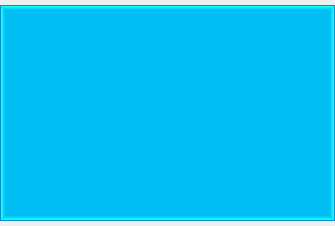
<?xml version="1.0" encoding="UTF-8"?>
<ui version="4.0">
 <class>RfidArea</class>
 <widget class="QWidget" name="RfidArea">
  <property name="geometry">
   <rect>
    <x>0</x>
    <y>0</y>
    <width>335</width>
    <height>226</height>
   </rect>
  </property>
  <property name="windowTitle">
   <string>Form</string>
  </property>
  <property name="styleSheet">
   <string notr="true"/>
  </property>
  <layout class="QVBoxLayout" name="verticalLayout">
   <property name="spacing">
    <number>0</number>
   </property>
   <property name="leftMargin">
    <number>0</number>
   </property>
   <property name="topMargin">
    <number>5</number>
   </property>
   <property name="rightMargin">
    <number>0</number>
   </property>
   <property name="bottomMargin">
    <number>5</number>
   </property>
   <item>
    <widget class="QLabel" name="infoLab">
     <property name="styleSheet">
      <string notr="true">background-color: rgb(0, 189, 244);
border-width:5px;
border-style:solid ;
border-radius:0px;
border-top-color: 
qlineargradient(spread:pad, x1:0, y1:1, x2:0, y2:0, stop:0 rgba(1, 190, 244, 255), stop:0.7 rgba(15, 255, 255, 255), stop:1 rgba(5, 84, 178, 255));
border-bottom-color: 
qlineargradient(spread:pad, x1:0, y1:0, x2:0, y2:1, stop:0 rgba(1, 190, 244, 255), stop:0.7 rgba(15, 255, 255, 255), stop:1 rgba(5, 84, 178, 255));
border-left-color: 
qlineargradient(spread:pad, x1:1, y1:0, x2:0, y2:0, stop:0 rgba(1, 190, 244, 255), stop:0.7 rgba(15, 255, 255, 255), stop:1 rgba(5, 84, 178, 255));
border-right-color: 
qlineargradient(spread:pad, x1:0, y1:0, x2:1, y2:0, stop:0 rgba(1, 190, 244, 255), stop:0.7 rgba(15, 255, 255, 255), stop:1 rgba(5, 84, 178, 255));</string>
     </property>
     <property name="text">
      <string/>
     </property>
     <property name="alignment">
      <set>Qt::AlignCenter</set>
     </property>
    </widget>
   </item>
  </layout>
 </widget>
 <resources/>
 <connections/>
</ui>
